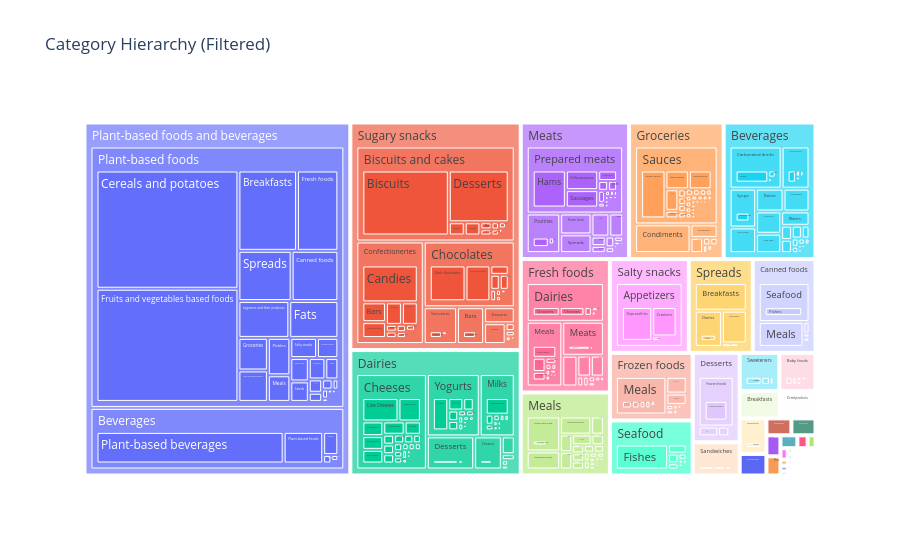

This figure's notebook cell:
### Code cell
import plotly.express as px

# Filter out unwanted values
df_filtered = df_cleaned[
    (~df_cleaned['category_level_1'].isna()) &
    (~df_cleaned['category_level_2'].isna()) &
    (~df_cleaned['category_level_3'].isna())
]

# Create a treemap without the excluded values
fig = px.treemap(df_filtered, path=['category_level_1', 'category_level_2', 'category_level_3'], title='Category Hierarchy (Filtered)')
fig.show()

### Figure 1 — Plotly figure (JSON) as saved in the notebook; plotly's stock layout.template omitted (floating-point values rounded to 4 significant figures; data arrays with more than 128 entries replaced by an {"elided": "..."} marker saying what was removed)
{"data": [{"branchvalues": "total", "domain": {"x": [0, 1], "y": [0, 1]}, "hovertemplate": "labels=%{label}<br>count=%{value}<br>parent=%{parent}<br>id=%{id}<extra></extra>", "ids": {"elided": "2832 str values"}, "labels": {"elided": "2832 str values"}, "name": "", "parents": {"elided": "2832 str values"}, "type": "treemap", "values": {"elided": "2832 int values"}}], "layout": {"legend": {"tracegroupgap": 0}, "title": {"text": "Category Hierarchy (Filtered)"}}}
